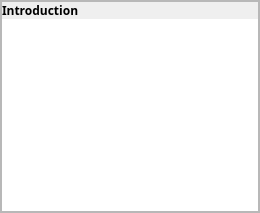
       <widget class="QWidget" name="widgetContentLeft" native="true">
        <property name="font">
         <font>
          <pointsize>7</pointsize>
         </font>
        </property>
        <layout class="QHBoxLayout" name="horizontalLayout_3">
         <property name="spacing">
          <number>0</number>
         </property>
         <property name="leftMargin">
          <number>0</number>
         </property>
         <property name="topMargin">
          <number>0</number>
         </property>
         <property name="rightMargin">
          <number>0</number>
         </property>
         <property name="bottomMargin">
          <number>0</number>
         </property>
         <item>
          <widget class="QFrame" name="frame_ContentLeft">
           <property name="styleSheet">
            <string notr="true"/>
           </property>
           <property name="frameShape">
            <enum>QFrame::StyledPanel</enum>
           </property>
           <property name="frameShadow">
            <enum>QFrame::Raised</enum>
           </property>
           <layout class="QVBoxLayout" name="verticalLayout_3" stretch="0">
            <property name="spacing">
             <number>0</number>
            </property>
            <property name="leftMargin">
             <number>0</number>
            </property>
            <property name="topMargin">
             <number>0</number>
            </property>
            <property name="rightMargin">
             <number>0</number>
            </property>
            <property name="bottomMargin">
             <number>0</number>
            </property>
            <item>
             <widget class="QFrame" name="lowerframe_frame">
              <property name="styleSheet">
               <string notr="true"/>
              </property>
              <property name="frameShape">
               <enum>QFrame::StyledPanel</enum>
              </property>
              <property name="frameShadow">
               <enum>QFrame::Raised</enum>
              </property>
              <layout class="QVBoxLayout" name="verticalLayout_7" stretch="0,0">
               <property name="spacing">
                <number>0</number>
               </property>
               <property name="leftMargin">
                <number>0</number>
               </property>
               <property name="topMargin">
                <number>0</number>
               </property>
               <property name="rightMargin">
                <number>0</number>
               </property>
               <property name="bottomMargin">
                <number>0</number>
               </property>
               <item>
                <widget class="QLabel" name="label_Introduction">
                 <property name="minimumSize">
                  <size>
                   <width>200</width>
                   <height>0</height>
                  </size>
                 </property>
                 <property name="font">
                  <font>
                   <family>微软雅黑</family>
                   <pointsize>9</pointsize>
                   <weight>75</weight>
                   <bold>true</bold>
                  </font>
                 </property>
                 <property name="text">
                  <string>Introduction</string>
                 </property>
                </widget>
               </item>
               <item>
                <widget class="QTextBrowser" name="textBrowser_Introduction">
                 <property name="font">
                  <font>
                   <family>Microsoft YaHei UI</family>
                   <pointsize>9</pointsize>
                   <weight>50</weight>
                   <italic>false</italic>
                   <bold>false</bold>
                  </font>
                 </property>
                 <property name="styleSheet">
                  <string notr="true">QTextBrowser{
	font: 9pt &quot;Microsoft YaHei UI&quot;;
}</string>
                 </property>
                 <property name="frameShape">
                  <enum>QFrame::NoFrame</enum>
                 </property>
                 <property name="frameShadow">
                  <enum>QFrame::Plain</enum>
                 </property>
                 <property name="horizontalScrollBarPolicy">
                  <enum>Qt::ScrollBarAsNeeded</enum>
                 </property>
                 <property name="lineWrapColumnOrWidth">
                  <number>0</number>
                 </property>
                 <property name="html">
                  <string>&lt;!DOCTYPE HTML PUBLIC &quot;-//W3C//DTD HTML 4.0//EN&quot; &quot;http://www.w3.org/TR/REC-html40/strict.dtd&quot;&gt;
&lt;html&gt;&lt;head&gt;&lt;meta name=&quot;qrichtext&quot; content=&quot;1&quot; /&gt;&lt;style type=&quot;text/css&quot;&gt;
p, li { white-space: pre-wrap; }
&lt;/style&gt;&lt;/head&gt;&lt;body style=&quot; font-family:'Microsoft YaHei UI'; font-size:9pt; font-weight:400; font-style:normal;&quot;&gt;
&lt;p style=&quot;-qt-paragraph-type:empty; margin-top:0px; margin-bottom:0px; margin-left:0px; margin-right:0px; -qt-block-indent:0; text-indent:0px;&quot;&gt;&lt;br /&gt;&lt;/p&gt;&lt;/body&gt;&lt;/html&gt;</string>
                 </property>
                </widget>
               </item>
              </layout>
             </widget>
            </item>
           </layout>
          </widget>
         </item>
        </layout>
       </widget>
